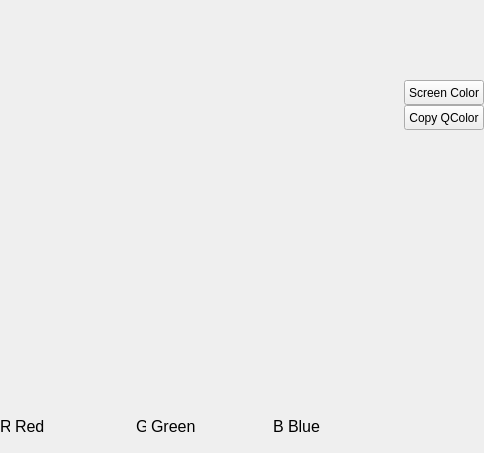
<?xml version="1.0" encoding="UTF-8"?>
<ui version="4.0">
 <class>ColorPicker</class>
 <widget class="QWidget" name="ColorPicker">
  <property name="geometry">
   <rect>
    <x>0</x>
    <y>0</y>
    <width>484</width>
    <height>453</height>
   </rect>
  </property>
  <property name="windowTitle">
   <string>Form</string>
  </property>
  <layout class="QHBoxLayout" name="horizontalLayout_2">
   <property name="spacing">
    <number>0</number>
   </property>
   <property name="leftMargin">
    <number>0</number>
   </property>
   <property name="topMargin">
    <number>0</number>
   </property>
   <property name="rightMargin">
    <number>0</number>
   </property>
   <property name="bottomMargin">
    <number>0</number>
   </property>
   <item>
    <layout class="QVBoxLayout" name="verticalLayout">
     <item>
      <widget class="QWidget" name="widget" native="true">
       <property name="minimumSize">
        <size>
         <width>400</width>
         <height>400</height>
        </size>
       </property>
       <property name="maximumSize">
        <size>
         <width>16777215</width>
         <height>16777215</height>
        </size>
       </property>
      </widget>
     </item>
     <item>
      <layout class="QHBoxLayout" name="horizontalLayout">
       <property name="spacing">
        <number>5</number>
       </property>
       <item>
        <widget class="QLabel" name="label">
         <property name="minimumSize">
          <size>
           <width>0</width>
           <height>25</height>
          </size>
         </property>
         <property name="maximumSize">
          <size>
           <width>10</width>
           <height>16777215</height>
          </size>
         </property>
         <property name="font">
          <font>
           <pointsize>12</pointsize>
          </font>
         </property>
         <property name="text">
          <string>R</string>
         </property>
         <property name="alignment">
          <set>Qt::AlignLeading|Qt::AlignLeft|Qt::AlignVCenter</set>
         </property>
        </widget>
       </item>
       <item>
        <widget class="QLabel" name="label_Red">
         <property name="minimumSize">
          <size>
           <width>0</width>
           <height>25</height>
          </size>
         </property>
         <property name="font">
          <font>
           <pointsize>12</pointsize>
          </font>
         </property>
         <property name="text">
          <string>Red</string>
         </property>
         <property name="alignment">
          <set>Qt::AlignLeading|Qt::AlignLeft|Qt::AlignVCenter</set>
         </property>
        </widget>
       </item>
       <item>
        <widget class="QLabel" name="label_2">
         <property name="minimumSize">
          <size>
           <width>0</width>
           <height>25</height>
          </size>
         </property>
         <property name="maximumSize">
          <size>
           <width>10</width>
           <height>16777215</height>
          </size>
         </property>
         <property name="font">
          <font>
           <pointsize>12</pointsize>
          </font>
         </property>
         <property name="text">
          <string>G</string>
         </property>
         <property name="alignment">
          <set>Qt::AlignLeading|Qt::AlignLeft|Qt::AlignVCenter</set>
         </property>
        </widget>
       </item>
       <item>
        <widget class="QLabel" name="label_Green">
         <property name="minimumSize">
          <size>
           <width>0</width>
           <height>25</height>
          </size>
         </property>
         <property name="font">
          <font>
           <pointsize>12</pointsize>
          </font>
         </property>
         <property name="text">
          <string>Green</string>
         </property>
         <property name="alignment">
          <set>Qt::AlignLeading|Qt::AlignLeft|Qt::AlignVCenter</set>
         </property>
        </widget>
       </item>
       <item>
        <widget class="QLabel" name="label_3">
         <property name="minimumSize">
          <size>
           <width>0</width>
           <height>25</height>
          </size>
         </property>
         <property name="maximumSize">
          <size>
           <width>10</width>
           <height>16777215</height>
          </size>
         </property>
         <property name="font">
          <font>
           <pointsize>12</pointsize>
          </font>
         </property>
         <property name="text">
          <string>B</string>
         </property>
         <property name="alignment">
          <set>Qt::AlignLeading|Qt::AlignLeft|Qt::AlignVCenter</set>
         </property>
        </widget>
       </item>
       <item>
        <widget class="QLabel" name="label_Blue">
         <property name="minimumSize">
          <size>
           <width>0</width>
           <height>25</height>
          </size>
         </property>
         <property name="font">
          <font>
           <pointsize>12</pointsize>
          </font>
         </property>
         <property name="text">
          <string>Blue</string>
         </property>
         <property name="alignment">
          <set>Qt::AlignLeading|Qt::AlignLeft|Qt::AlignVCenter</set>
         </property>
        </widget>
       </item>
      </layout>
     </item>
    </layout>
   </item>
   <item>
    <layout class="QVBoxLayout" name="verticalLayout_2">
     <item>
      <widget class="QWidget" name="widget_2" native="true">
       <property name="minimumSize">
        <size>
         <width>80</width>
         <height>80</height>
        </size>
       </property>
       <property name="maximumSize">
        <size>
         <width>80</width>
         <height>80</height>
        </size>
       </property>
      </widget>
     </item>
     <item>
      <widget class="QPushButton" name="pushButton">
       <property name="minimumSize">
        <size>
         <width>80</width>
         <height>25</height>
        </size>
       </property>
       <property name="maximumSize">
        <size>
         <width>80</width>
         <height>80</height>
        </size>
       </property>
       <property name="text">
        <string>Screen Color</string>
       </property>
      </widget>
     </item>
     <item>
      <widget class="QPushButton" name="pushButton_2">
       <property name="minimumSize">
        <size>
         <width>80</width>
         <height>25</height>
        </size>
       </property>
       <property name="maximumSize">
        <size>
         <width>80</width>
         <height>80</height>
        </size>
       </property>
       <property name="text">
        <string>Copy QColor</string>
       </property>
      </widget>
     </item>
     <item>
      <spacer name="verticalSpacer">
       <property name="orientation">
        <enum>Qt::Vertical</enum>
       </property>
       <property name="sizeHint" stdset="0">
        <size>
         <width>20</width>
         <height>40</height>
        </size>
       </property>
      </spacer>
     </item>
    </layout>
   </item>
  </layout>
 </widget>
 <resources/>
 <connections/>
</ui>
